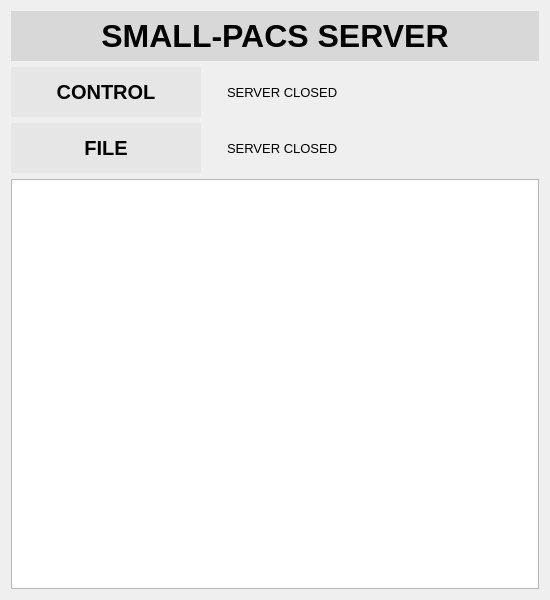
<?xml version="1.0" encoding="UTF-8"?>
<ui version="4.0">
 <class>SubServer</class>
 <widget class="QWidget" name="SubServer">
  <property name="geometry">
   <rect>
    <x>0</x>
    <y>0</y>
    <width>550</width>
    <height>600</height>
   </rect>
  </property>
  <property name="baseSize">
   <size>
    <width>550</width>
    <height>600</height>
   </size>
  </property>
  <property name="windowTitle">
   <string>SubServer</string>
  </property>
  <layout class="QGridLayout" name="gridLayout">
   <item row="0" column="0">
    <layout class="QVBoxLayout" name="verticalLayout">
     <item>
      <widget class="QLabel" name="label_4">
       <property name="minimumSize">
        <size>
         <width>0</width>
         <height>50</height>
        </size>
       </property>
       <property name="font">
        <font>
         <pointsize>24</pointsize>
         <bold>true</bold>
        </font>
       </property>
       <property name="styleSheet">
        <string notr="true">background-color: rgb(216, 216, 216);</string>
       </property>
       <property name="text">
        <string>SMALL-PACS SERVER</string>
       </property>
       <property name="alignment">
        <set>Qt::AlignCenter</set>
       </property>
       <property name="indent">
        <number>20</number>
       </property>
      </widget>
     </item>
     <item>
      <layout class="QHBoxLayout" name="horizontalLayout">
       <item>
        <widget class="QLabel" name="label_2">
         <property name="minimumSize">
          <size>
           <width>0</width>
           <height>50</height>
          </size>
         </property>
         <property name="maximumSize">
          <size>
           <width>190</width>
           <height>16777215</height>
          </size>
         </property>
         <property name="font">
          <font>
           <pointsize>15</pointsize>
           <bold>true</bold>
          </font>
         </property>
         <property name="styleSheet">
          <string notr="true">background-color: rgb(230, 230, 230);</string>
         </property>
         <property name="text">
          <string>CONTROL</string>
         </property>
         <property name="alignment">
          <set>Qt::AlignCenter</set>
         </property>
         <property name="indent">
          <number>20</number>
         </property>
        </widget>
       </item>
       <item>
        <widget class="QLabel" name="controlLabel">
         <property name="minimumSize">
          <size>
           <width>0</width>
           <height>50</height>
          </size>
         </property>
         <property name="font">
          <font>
           <pointsize>10</pointsize>
           <bold>false</bold>
          </font>
         </property>
         <property name="styleSheet">
          <string notr="true"/>
         </property>
         <property name="text">
          <string>SERVER CLOSED</string>
         </property>
         <property name="alignment">
          <set>Qt::AlignLeading|Qt::AlignLeft|Qt::AlignVCenter</set>
         </property>
         <property name="indent">
          <number>20</number>
         </property>
        </widget>
       </item>
      </layout>
     </item>
     <item>
      <layout class="QHBoxLayout" name="horizontalLayout_2">
       <item>
        <widget class="QLabel" name="label_3">
         <property name="minimumSize">
          <size>
           <width>0</width>
           <height>50</height>
          </size>
         </property>
         <property name="maximumSize">
          <size>
           <width>190</width>
           <height>16777215</height>
          </size>
         </property>
         <property name="font">
          <font>
           <pointsize>15</pointsize>
           <bold>true</bold>
          </font>
         </property>
         <property name="styleSheet">
          <string notr="true">background-color: rgb(230, 230, 230);</string>
         </property>
         <property name="text">
          <string>FILE</string>
         </property>
         <property name="alignment">
          <set>Qt::AlignCenter</set>
         </property>
         <property name="indent">
          <number>20</number>
         </property>
        </widget>
       </item>
       <item>
        <widget class="QLabel" name="fileLabel">
         <property name="minimumSize">
          <size>
           <width>0</width>
           <height>50</height>
          </size>
         </property>
         <property name="font">
          <font>
           <pointsize>10</pointsize>
           <bold>false</bold>
          </font>
         </property>
         <property name="styleSheet">
          <string notr="true"/>
         </property>
         <property name="text">
          <string>SERVER CLOSED</string>
         </property>
         <property name="alignment">
          <set>Qt::AlignLeading|Qt::AlignLeft|Qt::AlignVCenter</set>
         </property>
         <property name="indent">
          <number>20</number>
         </property>
        </widget>
       </item>
      </layout>
     </item>
     <item>
      <widget class="QTextEdit" name="logEdit">
       <property name="undoRedoEnabled">
        <bool>false</bool>
       </property>
       <property name="readOnly">
        <bool>true</bool>
       </property>
      </widget>
     </item>
    </layout>
   </item>
  </layout>
 </widget>
 <resources/>
 <connections/>
</ui>
